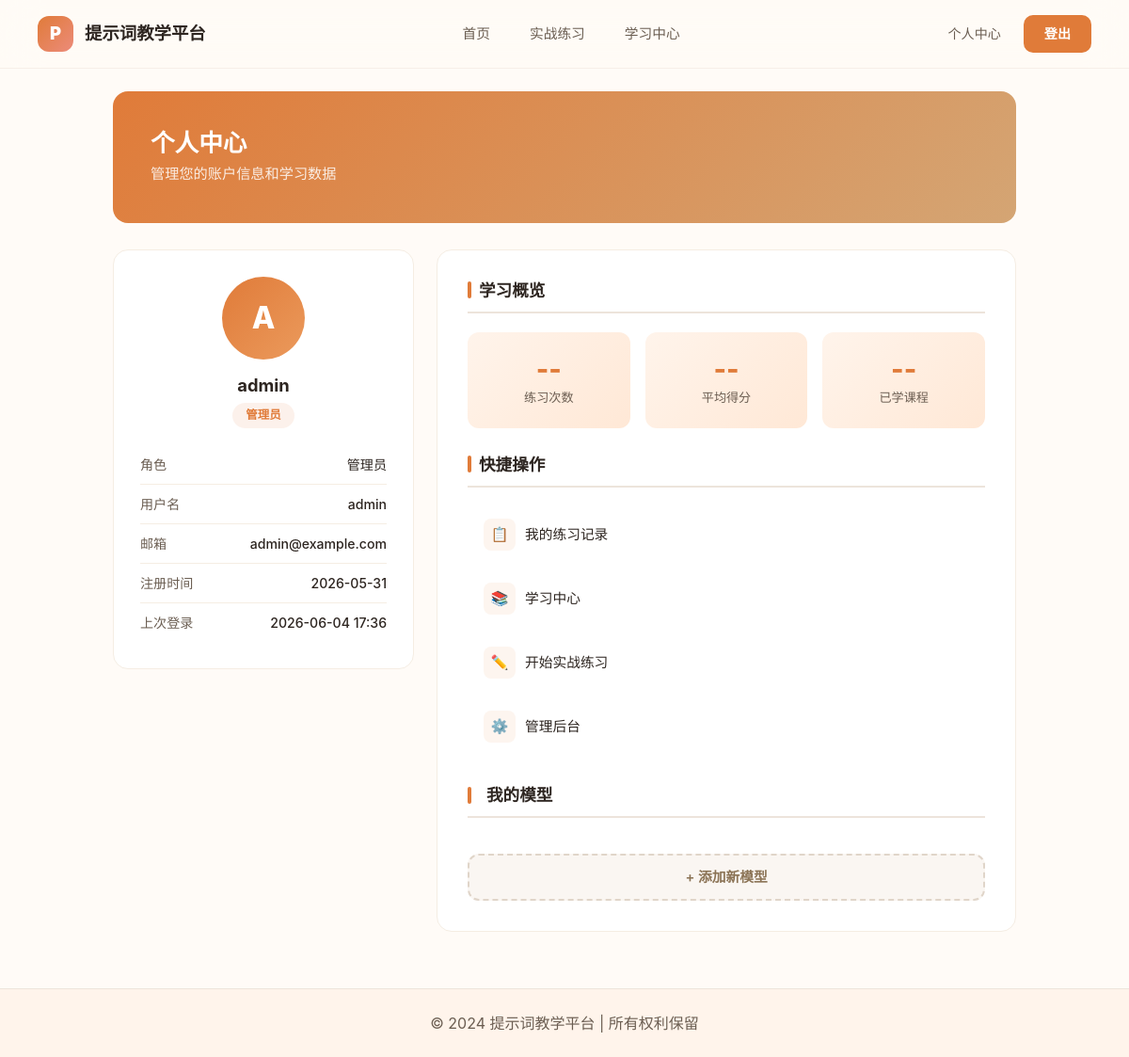
The page /users/profile/ (signed in) on the database as committed earlier.
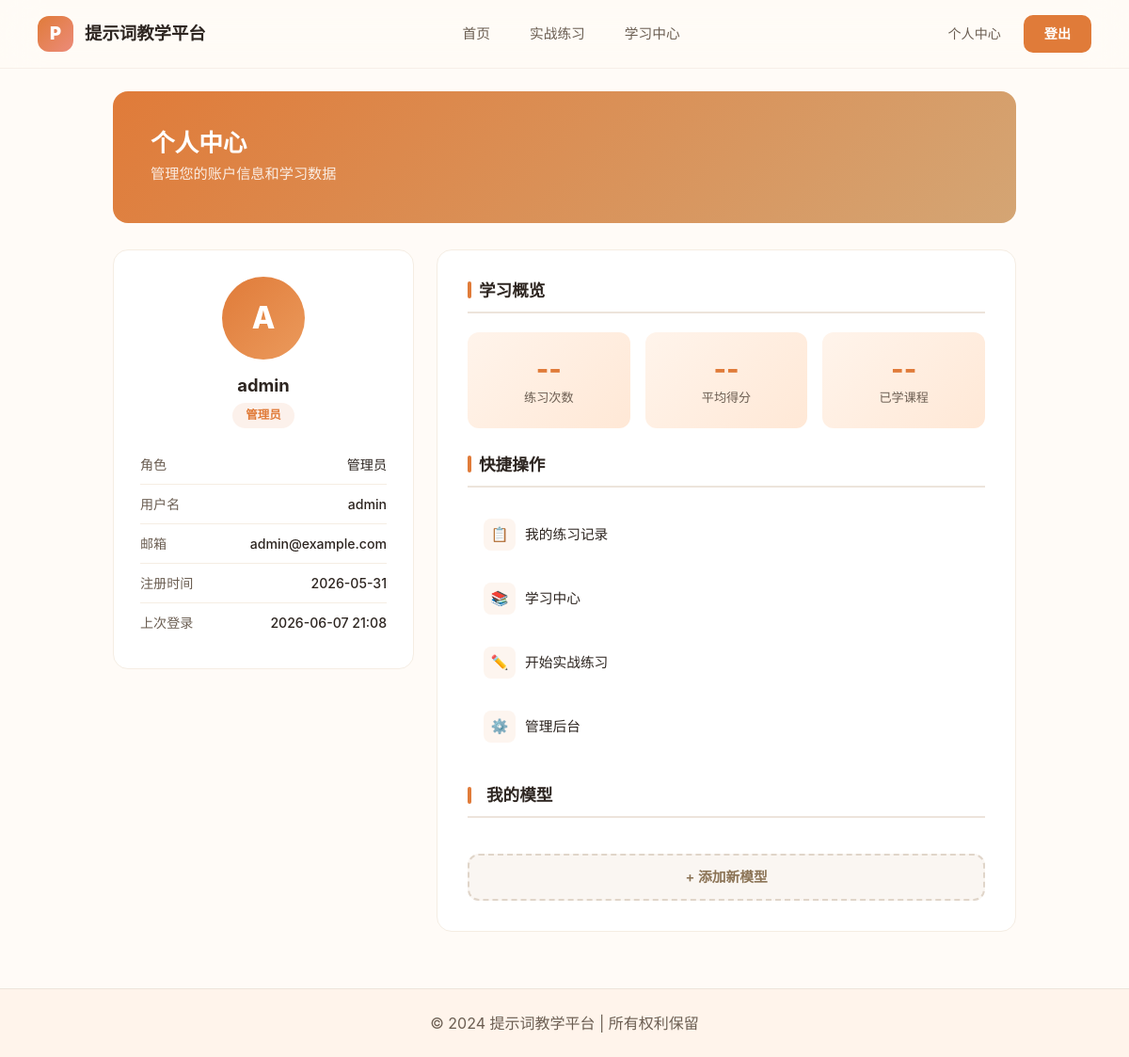
The same page on the database as committed later.
### users/models.py (models this page shows, shortened)
class UserProfile(AbstractUser):
    ROLE_CHOICES = [
        ('admin', '管理员'),
        ('teacher', '教师'),
        ('student', '学生'),
    ]
    role = models.CharField(
        max_length=20,
        choices=ROLE_CHOICES,
        default='student',
        verbose_name='角色',
        db_index=True
    )
    phone = models.CharField(
        max_length=15,
        blank=True,
        verbose_name='手机号'
    )
    avatar = models.ImageField(
        upload_to='avatars/%Y/%m/',
        null=True,
        blank=True,
        verbose_name='头像'
    )
    student_id = models.CharField(
        max_length=20,
        unique=True,
        null=True,
        blank=True,
        verbose_name='学号',
        help_text='仅学生角色需要填写，全局唯一'
    )
    semester = models.CharField(
        max_length=20,
        blank=True,
        verbose_name='学期',
        help_text='格式: 2024-2025-1'
    )
    major = models.CharField(
        max_length=50,
        blank=True,
        verbose_name='专业'
    )
    teacher = models.ForeignKey(
        'self',
        on_delete=models.SET_NULL,
        null=True,
        blank=True,
        related_name='students',
        limit_choices_to={'role': 'teacher'},
        verbose_name='指导教师',
        help_text='仅学生角色需要选择'
    )
    real_name = models.CharField(
        max_length=50,
        default='',
        blank=True,
        verbose_name='真实姓名',
        help_text='必填'
    )
    employee_id = models.CharField(
        max_length=20,
        unique=True,
        null=True,
        blank=True,
        default=None,
        verbose_name='工号',
        help_text='仅教师角色需要填写，全局唯一'
    )
    class_info = models.ForeignKey(
        ClassInfo,
        on_delete=models.SET_NULL,
        null=True,
        blank=True,
        related_name='students',
        verbose_name='班级',
        help_text='学生所属班级'
    )
    must_change_password = models.BooleanField(
        default=False,
        verbose_name='需修改密码',
        help_text='首次登录后强制修改密码'
    )
    created_at = models.DateTimeField(
        auto_now_add=True,
        verbose_name='创建时间'
    )
    class Meta:
        verbose_name = '用户档案'
        verbose_name_plural = '用户档案'
        ordering = ['-date_joined']

### users/views.py (the view)
# urls.py: path('profile/', views.profile_view, name='profile'),
@login_required
def profile_view(request):
    return render(request, 'profile.html', {'user': request.user})

### core/templates/profile.html (shortened to what this page needs)
{% extends 'base.html' %}
{% load static %}
{% block content %}
<div style="max-width:960px;margin:0 auto;">
  <div class="page-header">
    <h2>个人中心</h2>
    <p>管理您的账户信息和学习数据</p>
  </div>
  <div class="profile-grid">
    <div class="sidebar-card">
      <div class="avatar-wrap">{{ user.username|slice:":1"|upper }}</div>
      <div class="username">{{ user.username }}</div>
      <div class="role-badge">
        {% if user.role == 'admin' %}管理员
        {% elif user.role == 'teacher' %}教师
        {% elif user.role == 'student' %}学生
        {% else %}用户{% endif %}
      </div>
      <div class="info-row">
        <span class="info-label">角色</span>
        <span class="info-value">{% if user.role == 'admin' %}管理员{% elif user.role == 'teacher' %}教师{% elif user.role == 'student' %}学生{% else %}用户{% endif %}</span>
      </div>
      <div class="info-row">
        <span class="info-label">用户名</span>
        <span class="info-value">{{ user.username }}</span>
      </div>
      <div class="info-row">
        <span class="info-label">邮箱</span>
        <span class="info-value">{{ user.email|default:"未设置" }}</span>
      </div>
      <div class="info-row">
        <span class="info-label">注册时间</span>
        <span class="info-value">{{ user.date_joined|date:"Y-m-d" }}</span>
      </div>
      <div class="info-row">
        <span class="info-label">上次登录</span>
        <span class="info-value">{{ user.last_login|date:"Y-m-d H:i"|default:"暂无" }}</span>
      </div>
    </div>
    <div class="main-card">
      <h3 class="section-title">学习概览</h3>
      <div class="stat-grid">
        <div class="stat-item">
          <div class="stat-num">--</div>
          <div class="stat-label">练习次数</div>
        </div>
        <div class="stat-item">
          <div class="stat-num">--</div>
          <div class="stat-label">平均得分</div>
        </div>
        <div class="stat-item">
          <div class="stat-num">--</div>
          <div class="stat-label">已学课程</div>
        </div>
      </div>
      <h3 class="section-title">快捷操作</h3>
      <ul class="action-list">
        <li><a href="{% url 'practice:history' %}">
          <span class="action-icon">&#128203;</span> 我的练习记录
        </a></li>
        <li><a href="{% url 'learning:list' %}">
          <span class="action-icon">&#128218;</span> 学习中心
        </a></li>
        <li><a href="{% url 'practice:practice' %}">
          <span class="action-icon">&#9999;&#65039;</span> 开始实战练习
        </a></li>
        {% if user.is_staff or user.is_superuser %}
        <li><a href="/admin/">
          <span class="action-icon">&#9881;&#65039;</span> 管理后台
        </a></li>
        {% endif %}
      </ul>
      <h3 class="section-title" style="margin-top:32px;">
         我的模型
      </h3>
      <button type="button"
              onclick="openModelModal()"
              style="width:100%;padding:12px;border:2px dashed #E0D5C9;border-radius:12px;
                     background:#FAF6F2;color:#8B7355;font-size:.92rem;font-weight:600;
                     cursor:pointer;transition:all .2s;"
              onmouseover="this.style.borderColor='#E07B39';this.style.color='#E07B39';this.style.background='#FFF4EB';"
              onmouseout="this.style.borderColor='#E0D5C9';this.style.color='#8B7355';this.style.background='#FAF6F2';">
        + 添加新模型
      </button>
    </div>
  </div>
</div>
{% endblock %}

Rows that differ between the two databases and show on the page:
changed UserProfile "admin": last_login "2026-06-04 17:36" → "2026-06-07 21:08"
